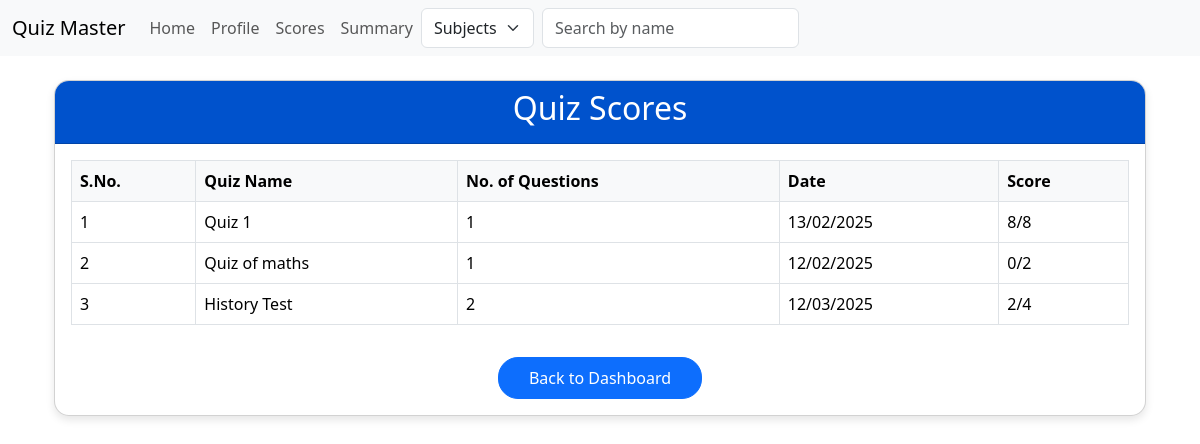
Screenshot of /scores (signed in) with the database file from the repository.
### models.py (models this page shows)
class User(db.Model):
    id = db.Column(db.Integer, primary_key = True)
    username = db.Column(db.String(50), unique = True, nullable = False)
    password_hash = db.Column(db.String(256),  nullable = False)
    full_name = db.Column(db.String(100), nullable = True)
    qualification = db.Column(db.String(255), nullable = True)
    dob = db.Column(db.String(20), nullable = True)
    is_admin = db.Column(db.Boolean, nullable = False, default = False)

class Quiz(db.Model):
    id = db.Column(db.Integer, primary_key = True)
    name = db.Column(db.String(255), nullable = False)
    no_of_question = db.Column(db.Integer, nullable = False)
    marks = db.Column(db.Integer, nullable = False)
    date = db.Column(db.DateTime, default=datetime.utcnow)
    time = db.Column(db.Integer, default=int(datetime.utcnow().timestamp()))
    remark = db.Column(db.String(255))
    chapter_id = db.Column(db.Integer, db.ForeignKey('chapter.id'), nullable=False)
    questions = db.relationship('Question', backref='quiz', lazy=True)

### routes.py (the view)
@app.route('/scores')
@auth_requried
def score():
    user = User.query.get(session['user_id'])
    scores = db.session.query(
        Score, Quiz
    ).join(
        Quiz, Score.quiz_id == Quiz.id
    ).filter(
        Score.user_id == user.id
    ).all()
    score_data = []
    for score, quiz in scores:
        score_data.append({
            'quiz': quiz,
            'score': score.marks,  # Changed from no_of_correct_question
            'total_marks': quiz.no_of_question * quiz.marks
        })
    return render_template('score.html',
                         scores=score_data,
                         user=user)

### routes.py (called while the page is built)
def auth_requried(func):
    @wraps(func)
    def inner(*args, **kwargs):
        if 'user_id' in session:
            return func(*args, **kwargs)
        else:
            flash('You need to be logged in to access this page')
            return redirect(url_for('login'))
    return inner

### templates/score.html (shortened to what this page needs)
{% extends 'layout.html' %}
{% block content %}
<div class="container mt-4">
    <div class="card">
        <div class="card-header">
            <h2 class="text-center">Quiz Scores</h2>
        </div>
        <div class="card-body">
            <div class="table-responsive">
                <table class="table table-bordered">
                    <thead>
                        <tr>
                            <th>S.No.</th>
                            <th>Quiz Name</th>
                            <th>No. of Questions</th>
                            <th>Date</th>
                            <th>Score</th>
                        </tr>
                    </thead>
                    <tbody>
                        {% for item in scores %}
                        <tr>
                            <td>{{ loop.index }}</td>
                            <td>{{ item.quiz.name }}</td>
                            <td>{{ item.quiz.no_of_question }}</td>
                            <td>{{ item.quiz.date.strftime('%d/%m/%Y') }}</td>
                            <td>{{ item.score }}/{{ item.total_marks }}</td>
                        </tr>
                        {% endfor %}
                    </tbody>
                </table>
            </div>
            <div class="text-center mt-3">
                <a href="{{ url_for('home') }}" class="btn btn-primary">Back to Dashboard</a>
            </div>
        </div>
    </div>
</div>
{% endblock %}

### templates/navbar.html (shortened to what this page needs)
<nav class="navbar navbar-expand-lg bg-body-tertiary">
    <div class="container-fluid">
        <a class="navbar-brand" href="/">Quiz Master</a>
        <div class="collapse navbar-collapse" id="navbarSupportedContent">
            <ul class="navbar-nav me-auto mb-2 mb-lg-0">
                {% if 'user_id' in session %}
                <li class="nav-item">
                    <a class="nav-link" href="{{ url_for('home') }}">Home</a>
                </li>
                <li class="nav-item">
                    <a class="nav-link" href="{{ url_for('profile') }}">Profile</a>
                </li>
                {% if user and user.is_admin %}
                <li class="nav-item">
                    <a class="nav-link" href="{{ url_for('quiz_management') }}">Quiz Management</a>
                </li>
                <li class="nav-item">
                    <a class="nav-link" href="{{ url_for('summary') }}">Summary</a>
                </li>
                <li class="nav-item">
                    <a class="nav-link" href="{{ url_for('user_data') }}">User Data</a>
                </li>
                {% else %}
                <li class="nav-item">
                    <a class="nav-link" href="{{ url_for('score') }}">Scores</a>
                </li>
                <li class="nav-item">
                    <a class="nav-link" href="{{ url_for('user_summary') }}">Summary</a>
                </li>
                {% endif %}
                <form class="d-flex" method="GET" action="{{ url_for('search') }}">
                    <select class="form-select me-2" name="source" style="width: auto;">
                        {% if user.is_admin %}
                        <option value="users" {% if source=='users' %}selected{% endif %}>Users</option>
                        <option value="subjects" {% if source=='subjects' %}selected{% endif %}>Subjects</option>
                        <option value="quiz" {% if source=='quiz' %}selected{% endif %}>Quizzes</option>
                        {% else %}
                        <option value="subjects" {% if source=='subjects' %}selected{% endif %}>Subjects</option>
                        {% endif %}
                    </select>
                    <input class="form-control me-2" type="search" placeholder="Search by name" name="q"
                        value="{{ request.args.get('q', '') }}">
                    <button class="btn btn-outline-light" type="submit">Search</button>
                </form>
                {% endif %}
            </ul>
        </div>
    </div>
</nav>

### templates/score.html (style rules this page uses)
.card { border-radius: 15px; overflow: hidden; box-shadow: 0 4px 8px rgba(0, 0, 0, 0.1); }
.card-header { background-color: #0052cc; color: white; }
.table th { background-color: #f8f9fa; }
.btn-primary { border-radius: 20px; padding: 8px 30px; }

### rows the page displays
User: source "Subjects"
Quiz: quiz.name "Quiz 1", quiz.no_of_question "1", quiz "13/02/2025"
Quiz: quiz.name "Quiz of maths", quiz.no_of_question "1", quiz "12/02/2025"
Quiz: quiz.name "History Test", quiz.no_of_question "2", quiz "12/03/2025"

### other values shown
{{ item.score }} "8" "0" "2"
{{ item.total_marks }} "8" "2" "4"
